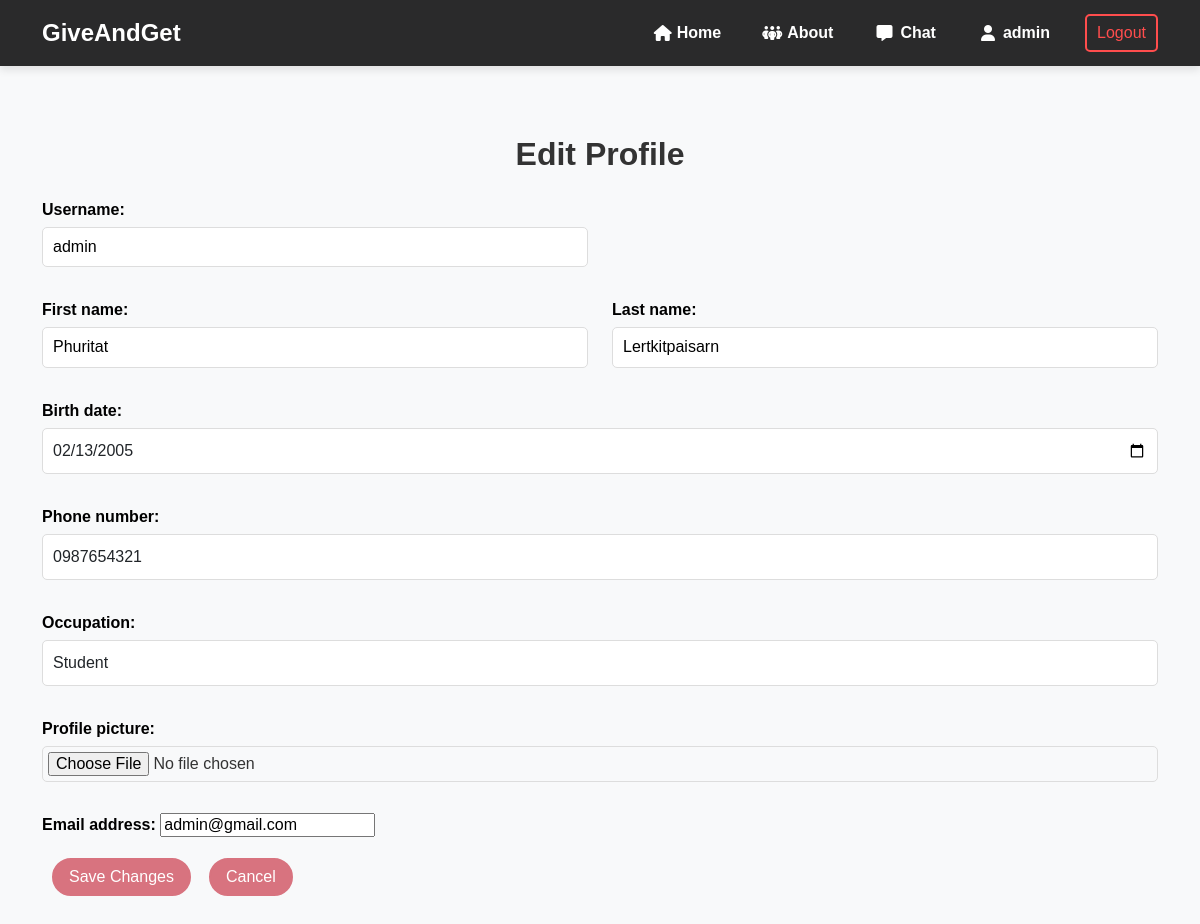
The page /users/edit-profile/ (signed in) on the database its author committed.
### users_app/models.py (models this page shows, shortened)
class GGUser(AbstractUser):
    profile_picture = models.ImageField(
        upload_to='profile_pics/',
        null=True,
        blank=True
    )
    user_id = models.PositiveIntegerField(unique=True, editable=False)
    first_name = models.CharField(max_length=50, blank=True)  # ชื่อ
    last_name = models.CharField(max_length=50, blank=True)   # นามสกุล
    birth_date = models.DateField(null=True, blank=True)      # วันเกิด
    phone_number = models.CharField(max_length=15, blank=True)  # เบอร์โทร
    occupation = models.CharField(max_length=100, blank=True)  # อาชีพ
    status_choices = [
        ('online', 'Online'),
        ('busy', 'Busy'),
        ('afk', 'AFK'),
        ('offline', 'Offline'),
    ]
    status = models.CharField(max_length=10, choices=status_choices, default='offline')
    last_login = models.DateTimeField(auto_now=True)
    is_ban = models.BooleanField(default=False)
    ban_reason = models.TextField(null=True, blank=True)
    ban_end_date = models.DateTimeField(null=True, blank=True)

### users_app/views.py (the view)
# urls.py: path('edit-profile/', views.edit_profile, name='edit_profile'),
@login_required
def edit_profile(request):
    user = request.user
    old_image = user.profile_picture  # เก็บไฟล์รูปภาพเดิมไว้
    if request.method == 'POST':
        form = UserProfileForm(request.POST, request.FILES, instance=user)
        if form.is_valid():
            if 'profile_picture' in request.FILES:
                new_image = request.FILES['profile_picture']
                if old_image and old_image != new_image and old_image.path:
                    old_image.delete()
            form.save(commit=False)  # หยุดก่อนเซฟลงฐานข้อมูล
            if 'profile_picture' in request.FILES:
                user.profile_picture = request.FILES['profile_picture']  # บันทึกไฟล์รูปภาพใหม่
            user.save()  # เซฟข้อมูลทั้งหมด รวมถึงรูปภาพ
            return redirect('dashboard')
    else:
        form = UserProfileForm(instance=user)
    return render(request, 'users_app/edit_profile.html', {'form': form})

### users_app/forms.py
class UserProfileForm(forms.ModelForm):
    class Meta:
        model = GGUser
        fields = ['username','first_name', 'last_name', 'birth_date', 'phone_number', 'occupation', 'profile_picture', 'email']
        widgets = {
            'birth_date': forms.DateInput(attrs={'type': 'date', 'class': 'form-control'}),
            'phone_number': forms.TextInput(attrs={'class': 'form-control'}),
            'occupation': forms.TextInput(attrs={'class': 'form-control'}),
        }

### users_app/templates/users_app/edit_profile.html (shortened to what this page needs)
{% extends 'main_app/components/base.html' %}
{% load static %}
{% block content %}
<link rel="stylesheet" href="{% static 'users_app/edit_profile.css' %}">
<div class="container py-5">
    <h1 class="mb-4 text-center">Edit Profile</h1>
    <form method="POST" enctype="multipart/form-data">
        <div class="row mb-3">
            <div class="col-md-6">
                {{ form.username.label_tag }}
                {{ form.username }}
            </div>
        </div>
        <div class="row mb-3">
            <div class="col-md-6">
                {{ form.first_name.label_tag }}
                {{ form.first_name }}
            </div>
            <div class="col-md-6">
                {{ form.last_name.label_tag }}
                {{ form.last_name }}
            </div>
        </div>
        <div class="mb-3">
            {{ form.birth_date.label_tag }}
            {{ form.birth_date }}
        </div>
        <div class="mb-3">
            {{ form.phone_number.label_tag }}
            {{ form.phone_number }}
        </div>
        <div class="mb-3">
            {{ form.occupation.label_tag }}
            {{ form.occupation }}
        </div>
        <div class="mb-3">
            {{ form.profile_picture.label_tag }}
            {{ form.profile_picture }}
        </div>
        <div class="mb-3">
            {{ form.email.label_tag }}
            {{ form.email }}
        </div>
        <div class="d-flex gap-2">
            <button type="submit" class="btn-save btn btn-primary">Save Changes</button>
            <a href="{% url 'dashboard' %}" class="btn-cancel btn btn-secondary">Cancel</a>
        </div>
    </form>
</div>
{% endblock %}

### main_app/templates/main_app/components/navbar.html (shortened to what this page needs)
{% load static %}
<nav class="navbar navbar-expand-lg navbar-dark ">
    <div class="container">
        <a class="navbar-brand" href="{% url 'home' %}">GiveAndGet</a>
        <div class="collapse navbar-collapse" id="navbarNav">
            <ul class="navbar-nav ms-auto">
                <li class="nav-item">
                    <a class="nav-link home-link" href="{% url 'home' %}"><i class="fa-solid fa-house"></i>Home</a>
                </li>
                <li class="nav-item">
                    <a class="nav-link about-link" href="{% url 'about' %}"><i class="fa-solid fa-people-group"></i>About</a>
                </li>
                {% if user.is_authenticated %}
                <li class="nav-item">
                    <form action="{% url 'chat_room' room_name=user.username %}" method="get">
                        <button class="btn btn-outline-light" type="submit"><i class="fa-solid fa-message"></i>Chat</button>
                    </form>
                </li>
                <li class="nav-item">
                    <form action="{% url 'dashboard' %}" method="get">
                        <button class="btn btn-outline-light" type="submit"><i class="fa-solid fa-user"></i>{{ user.username }}</button>
                    </form>
                </li>
                <li class="nav-item">
                    <form action="{% url 'logout' %}" method="post">
                        <button class="btn btn-outline-danger" type="submit">Logout</button>
                    </form>
                </li>
                {% else %}
                <a href="{% url 'login' %}" class="btn btn-outline-light">Login</a>
                {% endif %}
            </ul>
        </div>
    </div>
</nav>

### main_app/static/main_app/main.css (style rules this page uses)
body { background-color: rgb(255, 255, 255); color: rgb(255, 255, 255); font-family: Arial, sans-serif; margin: 0; padding: 0; height: 100%; display: flex; flex-direction: column; }
.navbar { display: flex; justify-content: space-between; align-items: center; padding: 10px 20px; background: #2a2a2b; box-shadow: 0 4px 8px rgba(0, 0, 0, 0.1); }
.navbar-brand { color: #fff; font-weight: bold; font-size: 1.5rem; text-decoration: none; }
.nav-link { margin-right: 10px; text-decoration: none; color: #fff !important; font-weight: bold; transition: color 0.3s ease, text-shadow 0.3s ease; display: flex; align-items: center; gap: 5px; }
.nav-link i { font-size: 1rem; }
.navbar-nav { display: flex; align-items: center; justify-content: center; gap: 15px; }
.navbar-nav.ms-auto { margin-left: auto; }
.navbar-nav .nav-item { margin-left: 10px; }
.navbar-nav .btn { border-radius: 5px; padding: 5px 10px; }
.navbar-collapse { transition: height 0.4s ease, opacity 0.4s ease; overflow: hidden; }
.home-link, .about-link { margin-right: 0; display: flex; justify-content: flex-end; text-align: right; }
.btn { background-color: transparent; border: 2px solid #D8737F; color: #ffffff; border-radius: 20px; padding: 5px 15px; margin-left: 10px; transition: all 0.3s ease; }
.btn-outline-light { display: flex; align-items: center; justify-content: center; gap: 8px; margin: auto; background-color: transparent; border: none; color: #ffffff; font-size: 16px; font-weight: bold; text-decoration: none; padding: 0; cursor: pointer; transition: color 0.3s ease, background-color 0.3s ease; }
.btn-outline-danger { margin: auto; border: 2px solid #ff4d4d; color: #ff4d4d; border-radius: 20px; padding: 5px 15px; }
.btn-cancel { background-color: #D8737F; }
.btn-save { background-color: #D8737F; }
button { padding: 10px 20px; background-color: #333; color: white; border: none; cursor: pointer; }

### users_app/static/users_app/edit_profile.css (style rules this page uses)
body { font-family: Arial, sans-serif; margin: 0; padding: 0; background-color: #f8f9fa; color: #333; }
h1 { color: #333; font-weight: bold; text-align: center; font-size: 2rem; margin-bottom: 20px; }
form { display: flex; flex-direction: column; }
form label { font-weight: bold; color: #000; margin-bottom: 5px; }
form input[type="text"], form input[type="date"], form input[type="file"] { width: 100%; padding: 10px; margin-bottom: 15px; border: 1px solid #ddd; border-radius: 5px; font-size: 1rem; box-sizing: border-box; }
form input[type="file"] { padding: 5px; }
form button { background-color: #e94e77; color: white; border: none; border-radius: 5px; padding: 10px 15px; cursor: pointer; font-size: 1rem; transition: background-color 0.3s ease; }

### rows shown on the page
GGUser: username "admin", first_name "Phuritat", last_name "Lertkitpaisarn", birth_date "02/13/2005", phone_number "0987654321", occupation "Student", email "admin@gmail.com"
